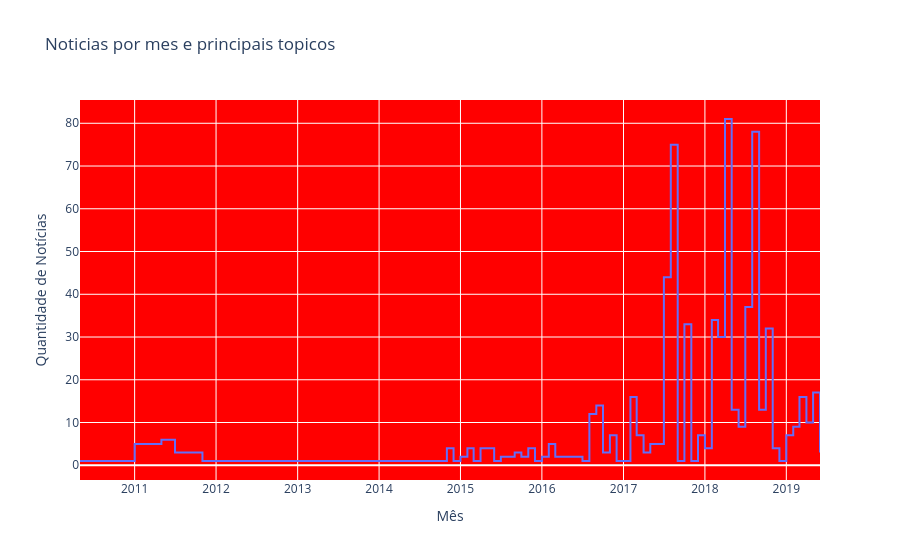

Notebook code for this chart:
### Markdown cell above
- number of news and top10 words by month

### Code cell
from pyspark.sql import functions as F
from pyspark.sql.window import Window
from pyspark.sql.functions import collect_list
import pandas as pd
import plotly.express as px

news_by_month = (
    df_with_query
    .groupBy('timestamp')
    .agg(F.count('archive').alias('count_of_news'))
    .toPandas()
)

keywords_by_month = (
    df_with_query
    .select('*', F.explode('keywords'))
    .groupBy("timestamp", "key")
    .agg(F.sum("value").alias("key_mentions"))
    .filter(F.col("key") != query)
    .withColumn("rank", F.row_number().over(Window.partitionBy("timestamp").orderBy(F.desc("key_mentions"))))
    .filter(F.col("rank") <= 5)
    .groupBy("timestamp")
    .agg(collect_list("key").alias("top5_keywords"))
    .toPandas()
)

news_history = news_by_month.merge(keywords_by_month, on="timestamp", how="inner")
news_history["timestamp"] = pd.to_datetime(news_history["timestamp"].astype(str), format='%Y%m')
news_history = news_history.sort_values(by="timestamp")

print(news_history.columns)

# Create Plotly figure
fig = px.line(
    news_history,
    x="timestamp",
    y="count_of_news",
    hover_data={"top5_keywords": True},  # Shows keyword list on hover
    title="Noticias por mes e principais topicos",
    line_shape="hv",
)

fig.update_traces(
    hovertemplate="<b>Mês:</b> %{x|%B %Y}<br>"
                  "<b>📊 Notícias:</b> %{y}<br>"
                  "<b>🔑 Top 5 Palavras:</b> %{customdata}"
)

fig.update_layout(
    xaxis_title="Mês",
    yaxis_title="Quantidade de Notícias",
    paper_bgcolor="rgba(0,0,0,0)",  # Transparent background
    plot_bgcolor="rgba(255,0,0,1)",  # Transparent plot area
)

# Show figure
fig.show()

### Figure 1 — Plotly figure (JSON) as saved in the notebook; plotly's stock layout.template omitted (floating-point values rounded to 4 significant figures; data arrays with more than 128 entries replaced by an {"elided": "..."} marker saying what was removed)
{"data": [{"customdata": {"elided": "57x1x5 str values"}, "hovertemplate": "<b>Mês:</b> %{x|%B %Y}<br><b>📊 Notícias:</b> %{y}<br><b>🔑 Top 5 Palavras:</b> %{customdata}", "legendgroup": "", "line": {"color": "#636efa", "dash": "solid", "shape": "hv"}, "marker": {"symbol": "circle"}, "mode": "lines", "name": "", "orientation": "v", "showlegend": false, "type": "scatter", "x": ["2010-05-01T00:00:00.000000000", "2011-01-01T00:00:00.000000000", "2011-05-01T00:00:00.000000000", "2011-07-01T00:00:00.000000000", "2011-11-01T00:00:00.000000000", "2014-11-01T00:00:00.000000000", "2014-12-01T00:00:00.000000000", "2015-01-01T00:00:00.000000000", "2015-02-01T00:00:00.000000000", "2015-03-01T00:00:00.000000000", "2015-04-01T00:00:00.000000000", "2015-05-01T00:00:00.000000000", "2015-06-01T00:00:00.000000000", "2015-07-01T00:00:00.000000000", "2015-09-01T00:00:00.000000000", "2015-10-01T00:00:00.000000000", "2015-11-01T00:00:00.000000000", "2015-12-01T00:00:00.000000000", "2016-01-01T00:00:00.000000000", "2016-02-01T00:00:00.000000000", "2016-03-01T00:00:00.000000000", "2016-05-01T00:00:00.000000000", "2016-06-01T00:00:00.000000000", "2016-07-01T00:00:00.000000000", "2016-08-01T00:00:00.000000000", "2016-09-01T00:00:00.000000000", "2016-10-01T00:00:00.000000000", "2016-11-01T00:00:00.000000000", "2016-12-01T00:00:00.000000000", "2017-02-01T00:00:00.000000000", "2017-03-01T00:00:00.000000000", "2017-04-01T00:00:00.000000000", "2017-05-01T00:00:00.000000000", "2017-07-01T00:00:00.000000000", "2017-08-01T00:00:00.000000000", "2017-09-01T00:00:00.000000000", "2017-10-01T00:00:00.000000000", "2017-11-01T00:00:00.000000000", "2017-12-01T00:00:00.000000000", "2018-01-01T00:00:00.000000000", "2018-02-01T00:00:00.000000000", "2018-03-01T00:00:00.000000000", "2018-04-01T00:00:00.000000000", "2018-05-01T00:00:00.000000000", "2018-06-01T00:00:00.000000000", "2018-07-01T00:00:00.000000000", "2018-08-01T00:00:00.000000000", "2018-09-01T00:00:00.000000000", "2018-10-01T00:00:00.000000000", "2018-11-01T00:00:00.000000000", "2018-12-01T00:00:00.000000000", "2019-01-01T00:00:00.000000000", "2019-02-01T00:00:00.000000000", "2019-03-01T00:00:00.000000000", "2019-04-01T00:00:00.000000000", "2019-05-01T00:00:00.000000000", "2019-06-01T00:00:00.000000000"], "xaxis": "x", "y": [1, 5, 6, 3, 1, 4, 1, 2, 4, 1, 4, 4, 1, 2, 3, 2, 4, 1, 2, 5, 2, 2, 2, 1, 12, 14, 3, 7, 1, 16, 7, 3, 5, 44, 75, 1, 33, 1, 7, 4, 34, 30, 81, 13, 9, 37, 78, 13, 32, 4, 1, 7, 9, 16, 10, 17, 3], "yaxis": "y"}], "layout": {"legend": {"tracegroupgap": 0}, "paper_bgcolor": "rgba(0,0,0,0)", "plot_bgcolor": "rgba(255,0,0,1)", "title": {"text": "Noticias por mes e principais topicos"}, "xaxis": {"anchor": "y", "domain": [0, 1], "title": {"text": "Mês"}}, "yaxis": {"anchor": "x", "domain": [0, 1], "title": {"text": "Quantidade de Notícias"}}}}
